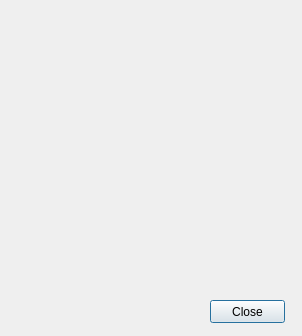
<?xml version="1.0" encoding="UTF-8"?>
<ui version="4.0">
 <class>Dialog</class>
 <widget class="QDialog" name="Dialog">
  <property name="geometry">
   <rect>
    <x>0</x>
    <y>0</y>
    <width>302</width>
    <height>336</height>
   </rect>
  </property>
  <property name="windowTitle">
   <string>Dialog</string>
  </property>
  <widget class="QWidget" name="formLayoutWidget">
   <property name="geometry">
    <rect>
     <x>10</x>
     <y>10</y>
     <width>281</width>
     <height>281</height>
    </rect>
   </property>
   <layout class="QFormLayout" name="formLayout"/>
  </widget>
  <widget class="QPushButton" name="closeButton">
   <property name="geometry">
    <rect>
     <x>210</x>
     <y>300</y>
     <width>75</width>
     <height>23</height>
    </rect>
   </property>
   <property name="text">
    <string>Close</string>
   </property>
  </widget>
 </widget>
 <resources/>
 <connections/>
</ui>
